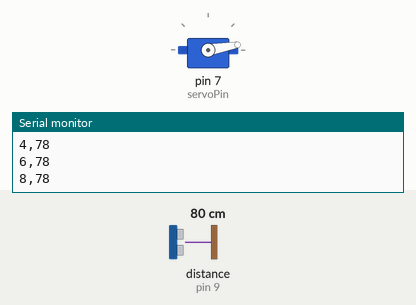
This sketch was run on a simulated Arduino Uno, built with avr-gcc and run on an emulated ATmega328P. Shown: servo, the last lines printed to the serial monitor. Wiring (inferred from the names in the program): ultrasonic range finder: trigger pin 8; echo pin 9. The test bench sets the inputs (shaded band); at power-on: distance to the obstacle (sensor on pin 9) 80 cm. The echo pulse lasts 58.3 µs per cm.

Above: at 1.2 s.
1.3 s: distance to the obstacle (sensor on pin 9) set to 2 cm
At 2.33 s:
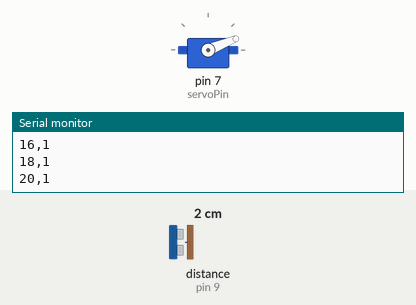
7.3 s: distance to the obstacle (sensor on pin 9) set to 299 cm
At 7.36 s:
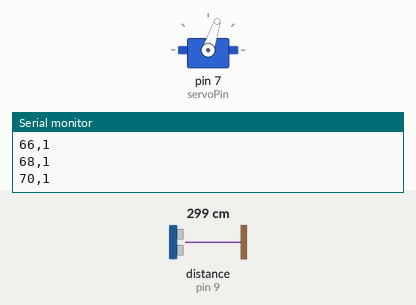
Timing chart, 0 to 22.3 s (numbered marks = the images above; inputs shaded):
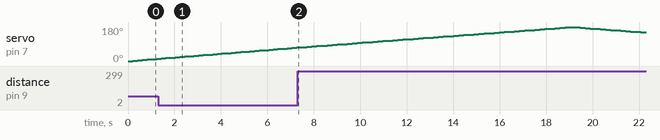

Measured:
- by itself, servo on pin 7 (servoPin): rises from 72° to 180° in 11.6 s, then falls to 152° in 3.1 s

The sketch:

ultrasonic_radar.ino
```cpp
#include <Servo.h>

const int trigPin = 8;
const int echoPin = 9;
const int servoPin = 7;

Servo servo;

int angle = 0;
int step = 2;

void setup() {
  Serial.begin(9600);

  pinMode(trigPin, OUTPUT);
  pinMode(echoPin, INPUT);

  servo.attach(servoPin);
}

void loop() {
  servo.write(angle);
  delay(200);  // 서보모터가 해당 각도로 이동할 시간

  long duration;
  int distance;

  // 초음파 신호 발생
  digitalWrite(trigPin, LOW);
  delayMicroseconds(2);

  digitalWrite(trigPin, HIGH);
  delayMicroseconds(10);
  digitalWrite(trigPin, LOW);

  // echoPin에서 반사 신호 측정
  duration = pulseIn(echoPin, HIGH, 30000);

  // 거리 계산
  distance = duration * 0.034 / 2;

  // 유효 거리만 Processing으로 전송
  if (distance > 0 && distance < 200) {
    Serial.print(angle);
    Serial.print(",");
    Serial.println(distance);
  }

  // 서보모터 각도 변경
  angle += step;

  // 0도와 180도에서 방향 전환
  if (angle >= 180 || angle <= 0) {
    step = -step;
  }
}
```
